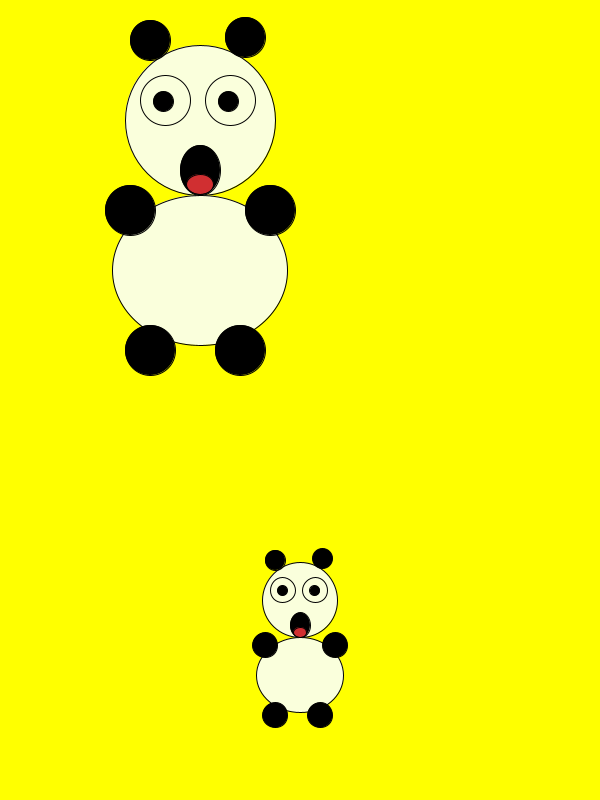
Frame 1 (no input)
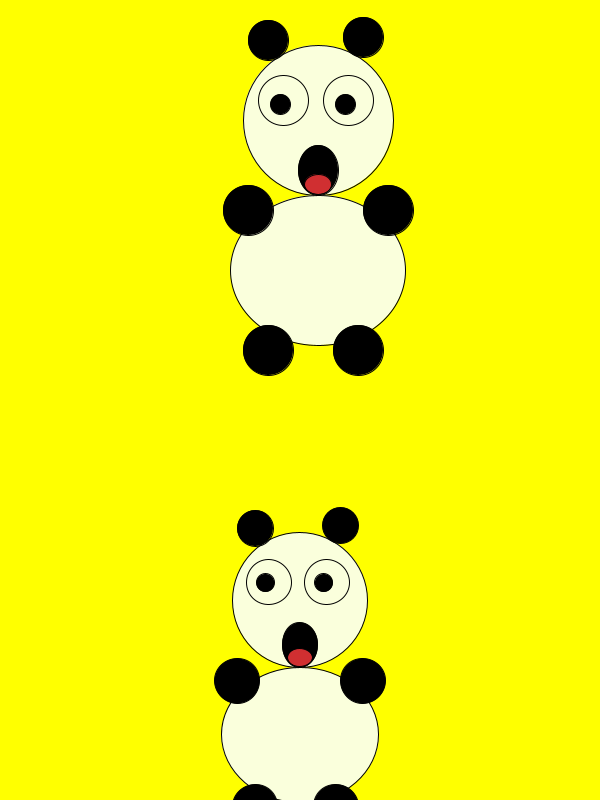
Frame 60 (the mouse pressed at the canvas centre just before this capture)
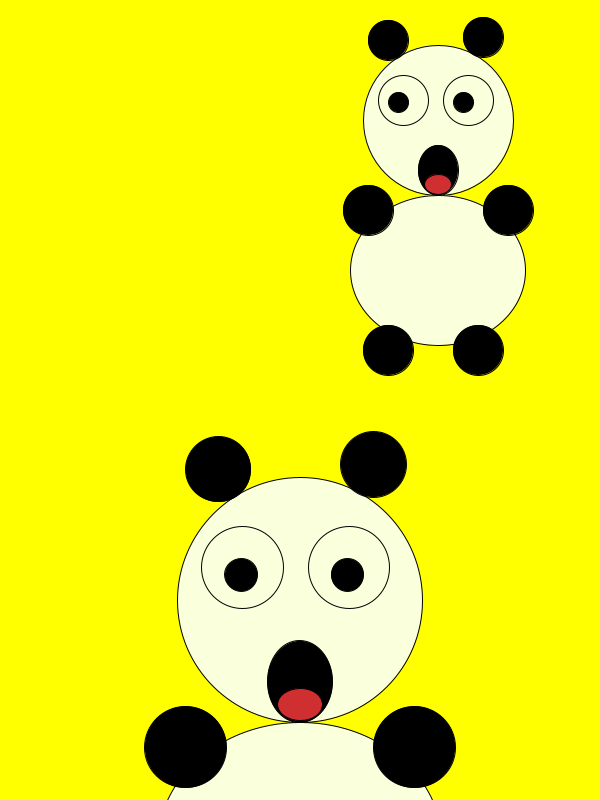
Frame 120 (the mouse held since frame 60 and released just before this capture)

The Processing sketch that drew these frames (run headless with seeded random() and noise(); from frame 60 on, the mouse is pressed at the canvas centre):

// Processing sketch: pandasreyka
// ── pandasreyka.pde
float x1,y1,d1;
float x2,y2,d2;
void setup () {
  size (600, 800);
  x1 =200; y1 = 120; d1 = 100;
  x2 = 300; y2=600; d2=50;
}
void draw(){
  background(255,255,0); // yellow background
  sreyka(x1,y1,d1);
  sreyka(x2,y2,d2);
  x1 = x1 + 2; // move to left
  if(x1>width) x1 = 0;
  d2 = d2*1.01;  // get bigger
  if(d2>200) d2 = 50;
}
void sreyka(float x, float y, float d){
  //face
  fill (250, 255, 220);
  circle (x, y, d*1.5);
  //eyes
  circle (x-0.35*d,y-0.2*d, d/2);   circle (x+0.3*d,y-0.2*d, d/2);
  //eyess
  fill(0); // fill (0, 0, 0);
  float dx, dy; // trembling eyeball 
  dx = random(0.05*d); dy = random(0.05*d); 
  circle (x-0.4*d+dx,y-0.2*d+dy, d/5);   circle (x+0.25*d+dx,y-0.2*d+dy, d/5);
  //ears
  circle (x-0.5*d,y-0.8*d, d*0.4);   circle (x+0.45*d,y-0.83*d, d*0.4);
  //mouth
  ellipse(x,y+0.5*d,d*0.4,d*0.5);
  //tongue
  fill(208, 47, 49);
  ellipse(x, y+0.64*d, d*0.27, d*0.2);
  //Body
  fill(250, 255, 220);
  ellipse (x, y+1.5*d, d*1.75,d*1.5);
  //Hands
  fill(0); // fill(0, 0, 0);
  circle(x-0.7*d,y+0.9*d,d/2);    circle(x+0.7*d,y+0.9*d,d/2);
  //legs
  circle (x-0.5*d,y+2.3*d,d/2);    circle (x+0.4*d,y+2.3*d,d/2);
  fill(255);  // for back to default, white
}
